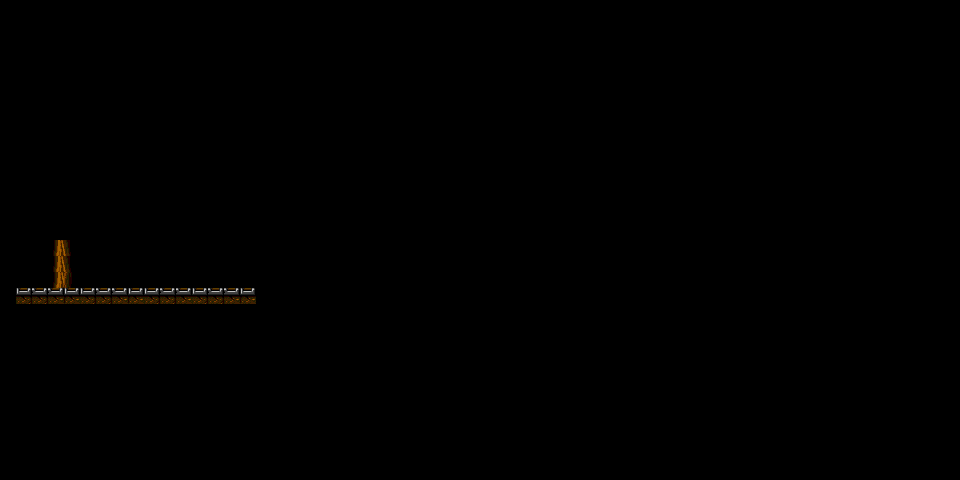

This is a level from a 2D game, rendered from its Tiled map with the project's own tilesets. A one-line summary and the map file follow, with tile-layer data summarised:
An orthogonal 60x30 tile map with 16x16 px tiles, 3 tile layers (Block, Platform, Details), 3 tilesets and 5 objects.

<map version="1.0" orientation="orthogonal" renderorder="right-down" width="60" height="30" tilewidth="16" tileheight="16" nextobjectid="15">
 <tileset firstgid="1" name="dollynho" tilewidth="25" tileheight="30" tilecount="1" columns="1">
  <image source="idle001.png" width="25" height="30" />
 </tileset>
 <tileset firstgid="2" name="nettaur" tilewidth="22" tileheight="22" tilecount="1" columns="1">
  <image source="nettaur.png" width="22" height="22" />
 </tileset>
 <tileset firstgid="3" name="Genesis 32X SCD - Mega Man The Wily Wars Mega Man 2 - Tilesets" tilewidth="16" tileheight="16" tilecount="3440" columns="80">
  <image source="tiles.png" width="1280" height="688" />
 </tileset>
 <layer name="Block" width="60" height="30">
  <data>[1800 cells, 21 non-empty, 7 distinct tile ids]</data>
 </layer>
 <layer name="Platform" width="60" height="30">
  <data>[1800 cells, 0 non-empty, 0 distinct tile ids]</data>
 </layer>
 <layer name="Details" width="60" height="30">
  <data>[1800 cells, 0 non-empty, 0 distinct tile ids]</data>
 </layer>
 <objectgroup name="Enemies">
  <object id="10" gid="2" x="256" y="368" width="22" height="22" />
  <object id="11" gid="2" x="258" y="301" width="22" height="22" />
  <object id="12" gid="2" x="255" y="414" width="22" height="22" />
  <object id="13" gid="2" x="314" y="238" width="22" height="22" />
 </objectgroup>
 <objectgroup name="Player Spawn">
  <object id="9" gid="1" x="39" y="381" width="25" height="30" />
 </objectgroup>
</map>
